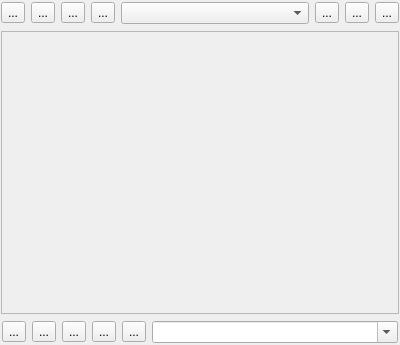
<?xml version="1.0" encoding="UTF-8"?>
<ui version="4.0">
 <class>DirForm</class>
 <widget class="QWidget" name="DirForm">
  <property name="geometry">
   <rect>
    <x>0</x>
    <y>0</y>
    <width>400</width>
    <height>345</height>
   </rect>
  </property>
  <property name="windowTitle">
   <string>Form</string>
  </property>
  <layout class="QVBoxLayout" name="verticalLayout" stretch="0,1,0">
   <property name="leftMargin">
    <number>1</number>
   </property>
   <property name="topMargin">
    <number>1</number>
   </property>
   <property name="rightMargin">
    <number>1</number>
   </property>
   <property name="bottomMargin">
    <number>1</number>
   </property>
   <item>
    <widget class="QFrame" name="frameup">
     <layout class="QHBoxLayout" name="horizontalLayout" stretch="0,0,0,0,0,0,0,0">
      <property name="leftMargin">
       <number>0</number>
      </property>
      <property name="topMargin">
       <number>1</number>
      </property>
      <property name="rightMargin">
       <number>0</number>
      </property>
      <property name="bottomMargin">
       <number>1</number>
      </property>
      <item>
       <widget class="QToolButton" name="toolButtonPrev">
        <property name="text">
         <string>...</string>
        </property>
        <property name="icon">
         <iconset resource="res.qrc">
          <normaloff>:/new/icons/icons/310.bmp</normaloff>
          <disabledoff>:/new/icons/icons/311.bmp</disabledoff>:/new/icons/icons/310.bmp</iconset>
        </property>
        <property name="iconSize">
         <size>
          <width>16</width>
          <height>16</height>
         </size>
        </property>
       </widget>
      </item>
      <item>
       <widget class="QToolButton" name="toolButtonNext">
        <property name="text">
         <string>...</string>
        </property>
        <property name="icon">
         <iconset resource="res.qrc">
          <normaloff>:/new/icons/icons/312.bmp</normaloff>
          <disabledoff>:/new/icons/icons/313.bmp</disabledoff>:/new/icons/icons/312.bmp</iconset>
        </property>
        <property name="iconSize">
         <size>
          <width>16</width>
          <height>16</height>
         </size>
        </property>
       </widget>
      </item>
      <item>
       <widget class="QToolButton" name="toolButtonUp">
        <property name="text">
         <string>...</string>
        </property>
        <property name="icon">
         <iconset resource="res.qrc">
          <normaloff>:/new/icons/icons/320.bmp</normaloff>
          <disabledoff>:/new/icons/icons/321.bmp</disabledoff>:/new/icons/icons/320.bmp</iconset>
        </property>
        <property name="iconSize">
         <size>
          <width>16</width>
          <height>16</height>
         </size>
        </property>
       </widget>
      </item>
      <item>
       <widget class="QToolButton" name="toolButtonNew">
        <property name="text">
         <string>...</string>
        </property>
        <property name="icon">
         <iconset resource="res.qrc">
          <normaloff>:/new/icons/icons/addfolder2.png</normaloff>:/new/icons/icons/addfolder2.png</iconset>
        </property>
        <property name="iconSize">
         <size>
          <width>16</width>
          <height>16</height>
         </size>
        </property>
       </widget>
      </item>
      <item>
       <widget class="QComboBox" name="comboBoxDir"/>
      </item>
      <item>
       <widget class="QToolButton" name="toolButtonBrowse">
        <property name="text">
         <string>...</string>
        </property>
        <property name="icon">
         <iconset resource="res.qrc">
          <normaloff>:/new/icons/icons/open3.bmp</normaloff>
          <disabledoff>:/new/icons/icons/open4.bmp</disabledoff>:/new/icons/icons/open3.bmp</iconset>
        </property>
        <property name="iconSize">
         <size>
          <width>16</width>
          <height>16</height>
         </size>
        </property>
       </widget>
      </item>
      <item>
       <widget class="QToolButton" name="toolButtonAddBookmark">
        <property name="text">
         <string>...</string>
        </property>
        <property name="icon">
         <iconset resource="res.qrc">
          <normaloff>:/new/icons/icons/addbook.png</normaloff>:/new/icons/icons/addbook.png</iconset>
        </property>
        <property name="iconSize">
         <size>
          <width>16</width>
          <height>16</height>
         </size>
        </property>
       </widget>
      </item>
      <item>
       <widget class="QToolButton" name="toolButtonBookMarkList">
        <property name="text">
         <string>...</string>
        </property>
        <property name="icon">
         <iconset resource="res.qrc">
          <normaloff>:/new/icons/icons/favourlist.png</normaloff>:/new/icons/icons/favourlist.png</iconset>
        </property>
        <property name="iconSize">
         <size>
          <width>16</width>
          <height>16</height>
         </size>
        </property>
       </widget>
      </item>
     </layout>
    </widget>
   </item>
   <item>
    <widget class="QFrame" name="frameContent">
     <property name="frameShape">
      <enum>QFrame::StyledPanel</enum>
     </property>
     <property name="frameShadow">
      <enum>QFrame::Raised</enum>
     </property>
    </widget>
   </item>
   <item>
    <widget class="QFrame" name="framedown">
     <layout class="QHBoxLayout" name="horizontalLayout_2">
      <property name="leftMargin">
       <number>1</number>
      </property>
      <property name="topMargin">
       <number>1</number>
      </property>
      <property name="rightMargin">
       <number>1</number>
      </property>
      <property name="bottomMargin">
       <number>1</number>
      </property>
      <item>
       <widget class="QToolButton" name="toolButtonCut">
        <property name="text">
         <string>...</string>
        </property>
        <property name="icon">
         <iconset resource="res.qrc">
          <normaloff>:/new/icons/icons/cut.bmp</normaloff>
          <disabledoff>:/new/icons/icons/cut2.bmp</disabledoff>:/new/icons/icons/cut.bmp</iconset>
        </property>
        <property name="iconSize">
         <size>
          <width>16</width>
          <height>16</height>
         </size>
        </property>
       </widget>
      </item>
      <item>
       <widget class="QToolButton" name="toolButtonCopy">
        <property name="text">
         <string>...</string>
        </property>
        <property name="icon">
         <iconset>
          <disabledoff>:/new/icons/icons/copy.bmp</disabledoff>
          <disabledon>:/new/icons/icons/121.bmp</disabledon>
         </iconset>
        </property>
        <property name="iconSize">
         <size>
          <width>16</width>
          <height>16</height>
         </size>
        </property>
       </widget>
      </item>
      <item>
       <widget class="QToolButton" name="toolButtonPaste">
        <property name="text">
         <string>...</string>
        </property>
        <property name="icon">
         <iconset>
          <normalon>:/new/icons/icons/paste.bmp</normalon>
          <disabledoff>:/new/icons/icons/paste2.bmp</disabledoff>
         </iconset>
        </property>
        <property name="iconSize">
         <size>
          <width>16</width>
          <height>16</height>
         </size>
        </property>
       </widget>
      </item>
      <item>
       <widget class="QToolButton" name="toolButtonDel">
        <property name="text">
         <string>...</string>
        </property>
        <property name="icon">
         <iconset resource="res.qrc">
          <normaloff>:/new/icons/icons/delete1.bmp</normaloff>
          <disabledoff>:/new/icons/icons/325.bmp</disabledoff>:/new/icons/icons/delete1.bmp</iconset>
        </property>
        <property name="iconSize">
         <size>
          <width>16</width>
          <height>16</height>
         </size>
        </property>
       </widget>
      </item>
      <item>
       <widget class="QToolButton" name="toolButtonFilter">
        <property name="text">
         <string>...</string>
        </property>
        <property name="icon">
         <iconset resource="res.qrc">
          <normaloff>:/new/icons/icons/preview1.bmp</normaloff>
          <disabledoff>:/new/icons/icons/preview2.bmp</disabledoff>:/new/icons/icons/preview1.bmp</iconset>
        </property>
       </widget>
      </item>
      <item>
       <widget class="QComboBox" name="comboBoxFilter">
        <property name="editable">
         <bool>true</bool>
        </property>
       </widget>
      </item>
     </layout>
    </widget>
   </item>
  </layout>
  <action name="actionPrev">
   <property name="icon">
    <iconset resource="res.qrc">
     <normaloff>:/new/icons/icons/310.bmp</normaloff>
     <disabledoff>:/new/icons/icons/311.bmp</disabledoff>:/new/icons/icons/310.bmp</iconset>
   </property>
   <property name="text">
    <string>Prev</string>
   </property>
   <property name="menuRole">
    <enum>QAction::NoRole</enum>
   </property>
  </action>
  <action name="actionNext">
   <property name="icon">
    <iconset resource="res.qrc">
     <normaloff>:/new/icons/icons/312.bmp</normaloff>
     <disabledoff>:/new/icons/icons/313.bmp</disabledoff>:/new/icons/icons/312.bmp</iconset>
   </property>
   <property name="text">
    <string>Next</string>
   </property>
   <property name="menuRole">
    <enum>QAction::NoRole</enum>
   </property>
  </action>
  <action name="actionUP">
   <property name="icon">
    <iconset resource="res.qrc">
     <normaloff>:/new/icons/icons/320.bmp</normaloff>
     <disabledon>:/new/icons/icons/321.bmp</disabledon>:/new/icons/icons/320.bmp</iconset>
   </property>
   <property name="text">
    <string>UP</string>
   </property>
   <property name="menuRole">
    <enum>QAction::NoRole</enum>
   </property>
  </action>
  <action name="actionAdd_Bookmark">
   <property name="icon">
    <iconset resource="res.qrc">
     <normaloff>:/new/icons/icons/addfavour.png</normaloff>:/new/icons/icons/addfavour.png</iconset>
   </property>
   <property name="text">
    <string>Add Bookmark</string>
   </property>
   <property name="menuRole">
    <enum>QAction::NoRole</enum>
   </property>
  </action>
  <action name="actionBookmarkList">
   <property name="icon">
    <iconset resource="res.qrc">
     <normaloff>:/new/icons/icons/favourlist.png</normaloff>:/new/icons/icons/favourlist.png</iconset>
   </property>
   <property name="text">
    <string>BookmarkList</string>
   </property>
   <property name="menuRole">
    <enum>QAction::NoRole</enum>
   </property>
  </action>
  <action name="actionCopySelect">
   <property name="icon">
    <iconset resource="res.qrc">
     <normaloff>:/new/icons/icons/copy.bmp</normaloff>
     <disabledoff>:/new/icons/icons/copy2.bmp</disabledoff>:/new/icons/icons/copy.bmp</iconset>
   </property>
   <property name="text">
    <string>拷贝</string>
   </property>
   <property name="menuRole">
    <enum>QAction::NoRole</enum>
   </property>
  </action>
  <action name="actionCutSelect">
   <property name="icon">
    <iconset resource="res.qrc">
     <normaloff>:/new/icons/icons/cut.bmp</normaloff>
     <disabledoff>:/new/icons/icons/cut2.bmp</disabledoff>:/new/icons/icons/cut.bmp</iconset>
   </property>
   <property name="text">
    <string>剪切</string>
   </property>
   <property name="shortcut">
    <string>Ctrl+X</string>
   </property>
   <property name="menuRole">
    <enum>QAction::NoRole</enum>
   </property>
  </action>
  <action name="actionPasteSelect">
   <property name="icon">
    <iconset resource="res.qrc">
     <normaloff>:/new/icons/icons/paste.bmp</normaloff>
     <disabledoff>:/new/icons/icons/paste2.bmp</disabledoff>:/new/icons/icons/paste.bmp</iconset>
   </property>
   <property name="text">
    <string>粘贴</string>
   </property>
   <property name="shortcut">
    <string>Ctrl+V</string>
   </property>
   <property name="menuRole">
    <enum>QAction::NoRole</enum>
   </property>
  </action>
  <action name="actionMoveToTrash">
   <property name="icon">
    <iconset resource="res.qrc">
     <normaloff>:/new/icons/icons/trash2.png</normaloff>:/new/icons/icons/trash2.png</iconset>
   </property>
   <property name="text">
    <string>删除</string>
   </property>
   <property name="toolTip">
    <string>移动到回收站</string>
   </property>
   <property name="menuRole">
    <enum>QAction::NoRole</enum>
   </property>
  </action>
  <action name="actionOpenDir">
   <property name="icon">
    <iconset resource="res.qrc">
     <normaloff>:/new/icons/icons/open3.bmp</normaloff>
     <disabledoff>:/new/icons/icons/open4.bmp</disabledoff>:/new/icons/icons/open3.bmp</iconset>
   </property>
   <property name="text">
    <string>打开</string>
   </property>
   <property name="toolTip">
    <string>打开目录</string>
   </property>
   <property name="menuRole">
    <enum>QAction::NoRole</enum>
   </property>
  </action>
 </widget>
 <resources>
  <include location="res.qrc"/>
 </resources>
 <connections/>
</ui>
